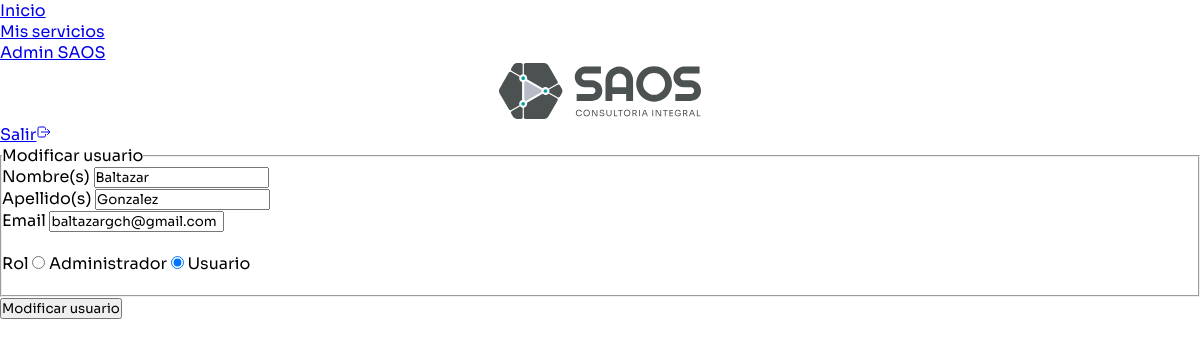
/edit_user/2 (signed in), run on the app's committed database.
### website/models.py (models this page shows)
class User(db.Model, UserMixin):
    id = db.Column(db.Integer, primary_key=True)
    email = db.Column(db.String(250), unique=True)
    password = db.Column(db.String(250))
    nombre = db.Column(db.String(250))
    apellido = db.Column(db.String(250))
    tipo = db.Column(db.String(250))
    fecha = db.Column(db.DateTime(timezone=True), default=func.now())
    cuotas = db.relationship('Cuotas', back_populates='user', lazy=True, cascade="all, delete-orphan")
    permits = db.relationship('Permit', back_populates='user', lazy=True, cascade="all, delete-orphan")

### website/auth.py (the view)
@auth.route('/edit_user/<string:id>', methods=['GET', 'POST'])
@login_required
@tipo_usuario_aceptado('admin')
def edit_user(id):
    usuario = User.query.filter_by(id = id).first()
    if usuario:
        print(usuario.tipo)
    return render_template('admin_edit_contact.html', usuario=usuario, user=current_user)

### website/utils.py (called while the page is built)
def tipo_usuario_aceptado(tipo):
    def decorator(func):
        @wraps(func)
        def wrapper(*args, **kwargs):
            if not current_user.is_authenticated:
                abort(401)  # Usuario no autenticado
            if current_user.tipo not in tipo:
                abort(403)  # Usuario no tiene permiso
            return func(*args, **kwargs)
        return wrapper
    return decorator

### website/templates/admin_edit_contact.html (shortened to what this page needs)
{% extends "base.html" %} {% block title %}Editar usuario{% endblock %}
{% block main_content %}
<div id="modal-edit" uk-modal>
    <div class="uk-modal-dialog uk-modal-body">
        <form action="/update_user/{{ usuario.id }}" method='POST'>
            <fieldset class="uk-fieldset">
                <legend class="uk-legend">Modificar usuario</legend>
                <div class="uk-form-controls">
                    <label class="uk-form-label" for="form-stacked-text">Nombre(s)</label>
                    <input type="text" class="uk-input" name="nombre" value="{{ usuario.nombre }}">
                </div>
                <div class="uk-form-controls">
                    <label class="uk-form-label" for="form-stacked-text">Apellido(s)</label>
                    <input type="text" class="uk-input" name="apellido" value="{{ usuario.apellido }}">
                </div>
                <div class="uk-form-controls">
                    <label class="uk-form-label" for="form-stacked-text">Email</label>
                    <input type="email" class="uk-input" name="email" value="{{ usuario.email }}">
                </div>
                <br>
                <div class="uk-form-controls">
                    <div class="uk-margin uk-grid-small uk-child-width-auto uk-grid">
                        <label class="uk-form-label" for="form-stacked-text">Rol</label>
                        <label>
                            <input class="uk-radio" type="radio" name="rol" value="admin" > Administrador
                        </label>
                        <label>
                            <input class="uk-radio" type="radio" name="rol" value="user" {% if usuario.tipo=='user'
                                %}checked{% endif %}> Usuario
                        </label>
                    </div>
                </div>
                <br />
            </fieldset>
            <button type="submit" class="uk-button uk-button-secondary .uk-width-1-1">Modificar usuario</button>
        </form>
    </div>
</div>
{% endblock %}

### website/static/css/index.css (style rules this page uses)
* { margin: 0; padding: 0; font-family: "Sora", sans-serif; }
.uk-modal-dialog { border-radius: 20px; }

### data on the page
User: nombre "Baltazar", apellido "Gonzalez", email "baltazargch@gmail.com", tipo "☐ Administrador", tipo "☑ Usuario"
